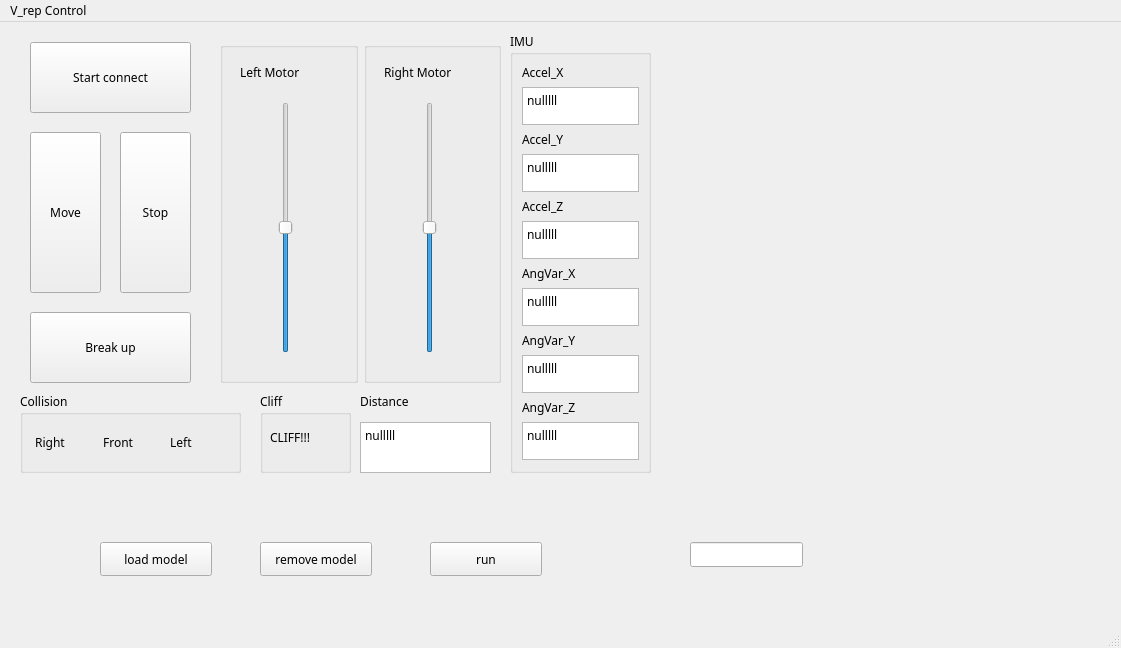
<?xml version="1.0" encoding="UTF-8"?>
<ui version="4.0">
 <class>MainWindow</class>
 <widget class="QMainWindow" name="MainWindow">
  <property name="geometry">
   <rect>
    <x>0</x>
    <y>0</y>
    <width>1121</width>
    <height>648</height>
   </rect>
  </property>
  <property name="font">
   <font>
    <family>3ds</family>
   </font>
  </property>
  <property name="windowTitle">
   <string>MainWindow</string>
  </property>
  <widget class="QWidget" name="centralwidget">
   <widget class="QPushButton" name="pushButtonconnect">
    <property name="geometry">
     <rect>
      <x>30</x>
      <y>20</y>
      <width>161</width>
      <height>71</height>
     </rect>
    </property>
    <property name="text">
     <string>Start connect</string>
    </property>
   </widget>
   <widget class="QPushButton" name="pushButtonbreak">
    <property name="geometry">
     <rect>
      <x>30</x>
      <y>290</y>
      <width>161</width>
      <height>71</height>
     </rect>
    </property>
    <property name="text">
     <string>Break up</string>
    </property>
   </widget>
   <widget class="QPushButton" name="pushButtonmove">
    <property name="geometry">
     <rect>
      <x>30</x>
      <y>110</y>
      <width>71</width>
      <height>161</height>
     </rect>
    </property>
    <property name="text">
     <string>Move</string>
    </property>
   </widget>
   <widget class="QPushButton" name="pushButtonstop">
    <property name="geometry">
     <rect>
      <x>120</x>
      <y>110</y>
      <width>71</width>
      <height>161</height>
     </rect>
    </property>
    <property name="text">
     <string>Stop</string>
    </property>
   </widget>
   <widget class="QWidget" name="layoutWidget">
    <property name="geometry">
     <rect>
      <x>220</x>
      <y>20</y>
      <width>281</width>
      <height>341</height>
     </rect>
    </property>
    <layout class="QHBoxLayout" name="horizontalLayout">
     <item>
      <widget class="QGroupBox" name="groupBoxLeft">
       <property name="enabled">
        <bool>true</bool>
       </property>
       <property name="title">
        <string/>
       </property>
       <widget class="QLabel" name="label">
        <property name="geometry">
         <rect>
          <x>20</x>
          <y>10</y>
          <width>91</width>
          <height>41</height>
         </rect>
        </property>
        <property name="text">
         <string>Left Motor</string>
        </property>
       </widget>
       <widget class="QSlider" name="verticalSliderLeftMotor">
        <property name="geometry">
         <rect>
          <x>40</x>
          <y>60</y>
          <width>51</width>
          <height>251</height>
         </rect>
        </property>
        <property name="minimum">
         <number>-10</number>
        </property>
        <property name="maximum">
         <number>10</number>
        </property>
        <property name="orientation">
         <enum>Qt::Vertical</enum>
        </property>
       </widget>
      </widget>
     </item>
     <item>
      <widget class="QGroupBox" name="groupBoxRight">
       <property name="enabled">
        <bool>true</bool>
       </property>
       <property name="title">
        <string/>
       </property>
       <widget class="QLabel" name="label_2">
        <property name="geometry">
         <rect>
          <x>20</x>
          <y>10</y>
          <width>101</width>
          <height>41</height>
         </rect>
        </property>
        <property name="text">
         <string>Right Motor</string>
        </property>
       </widget>
       <widget class="QSlider" name="verticalSliderRightMotor">
        <property name="geometry">
         <rect>
          <x>40</x>
          <y>60</y>
          <width>51</width>
          <height>251</height>
         </rect>
        </property>
        <property name="minimum">
         <number>-10</number>
        </property>
        <property name="maximum">
         <number>10</number>
        </property>
        <property name="orientation">
         <enum>Qt::Vertical</enum>
        </property>
       </widget>
      </widget>
     </item>
    </layout>
   </widget>
   <widget class="QGroupBox" name="groupBox">
    <property name="geometry">
     <rect>
      <x>20</x>
      <y>370</y>
      <width>221</width>
      <height>81</height>
     </rect>
    </property>
    <property name="title">
     <string>Collision</string>
    </property>
    <layout class="QHBoxLayout" name="horizontalLayout_2">
     <item>
      <widget class="QLabel" name="labelright">
       <property name="layoutDirection">
        <enum>Qt::LeftToRight</enum>
       </property>
       <property name="text">
        <string> Right</string>
       </property>
      </widget>
     </item>
     <item>
      <widget class="QLabel" name="labelfront">
       <property name="text">
        <string> Front</string>
       </property>
      </widget>
     </item>
     <item>
      <widget class="QLabel" name="labelleft">
       <property name="text">
        <string> Left</string>
       </property>
       <property name="textFormat">
        <enum>Qt::AutoText</enum>
       </property>
       <property name="wordWrap">
        <bool>false</bool>
       </property>
      </widget>
     </item>
    </layout>
   </widget>
   <widget class="QGroupBox" name="groupBox_2">
    <property name="geometry">
     <rect>
      <x>260</x>
      <y>370</y>
      <width>91</width>
      <height>81</height>
     </rect>
    </property>
    <property name="title">
     <string>Cliff</string>
    </property>
    <widget class="QLabel" name="labelcliff">
     <property name="geometry">
      <rect>
       <x>10</x>
       <y>30</y>
       <width>101</width>
       <height>31</height>
      </rect>
     </property>
     <property name="text">
      <string>CLIFF!!!</string>
     </property>
    </widget>
   </widget>
   <widget class="QTextBrowser" name="textBrowserdistance">
    <property name="geometry">
     <rect>
      <x>360</x>
      <y>400</y>
      <width>131</width>
      <height>51</height>
     </rect>
    </property>
    <property name="html">
     <string>&lt;!DOCTYPE HTML PUBLIC &quot;-//W3C//DTD HTML 4.0//EN&quot; &quot;http://www.w3.org/TR/REC-html40/strict.dtd&quot;&gt;
&lt;html&gt;&lt;head&gt;&lt;meta name=&quot;qrichtext&quot; content=&quot;1&quot; /&gt;&lt;style type=&quot;text/css&quot;&gt;
p, li { white-space: pre-wrap; }
&lt;/style&gt;&lt;/head&gt;&lt;body style=&quot; font-family:'3ds'; font-size:9pt; font-weight:400; font-style:normal;&quot;&gt;
&lt;p align=&quot;justify&quot; style=&quot; margin-top:0px; margin-bottom:0px; margin-left:0px; margin-right:0px; -qt-block-indent:0; text-indent:0px;&quot;&gt;&lt;span style=&quot; font-family:'SimSun';&quot;&gt;nulllll&lt;/span&gt;&lt;/p&gt;&lt;/body&gt;&lt;/html&gt;</string>
    </property>
   </widget>
   <widget class="QLabel" name="label_3">
    <property name="geometry">
     <rect>
      <x>360</x>
      <y>370</y>
      <width>81</width>
      <height>18</height>
     </rect>
    </property>
    <property name="text">
     <string>Distance</string>
    </property>
   </widget>
   <widget class="Mywidget" name="widgetpaint" native="true">
    <property name="geometry">
     <rect>
      <x>670</x>
      <y>20</y>
      <width>441</width>
      <height>431</height>
     </rect>
    </property>
   </widget>
   <widget class="QGroupBox" name="groupBox_3">
    <property name="geometry">
     <rect>
      <x>510</x>
      <y>10</y>
      <width>141</width>
      <height>441</height>
     </rect>
    </property>
    <property name="title">
     <string>IMU</string>
    </property>
    <layout class="QVBoxLayout" name="verticalLayout">
     <item>
      <widget class="QLabel" name="label_4">
       <property name="text">
        <string>Accel_X</string>
       </property>
       <property name="buddy">
        <cstring>textBrowserAccelX</cstring>
       </property>
      </widget>
     </item>
     <item>
      <widget class="QTextBrowser" name="textBrowserAccelX">
       <property name="html">
        <string>&lt;!DOCTYPE HTML PUBLIC &quot;-//W3C//DTD HTML 4.0//EN&quot; &quot;http://www.w3.org/TR/REC-html40/strict.dtd&quot;&gt;
&lt;html&gt;&lt;head&gt;&lt;meta name=&quot;qrichtext&quot; content=&quot;1&quot; /&gt;&lt;style type=&quot;text/css&quot;&gt;
p, li { white-space: pre-wrap; }
&lt;/style&gt;&lt;/head&gt;&lt;body style=&quot; font-family:'3ds'; font-size:9pt; font-weight:400; font-style:normal;&quot;&gt;
&lt;p align=&quot;justify&quot; style=&quot; margin-top:0px; margin-bottom:0px; margin-left:0px; margin-right:0px; -qt-block-indent:0; text-indent:0px;&quot;&gt;&lt;span style=&quot; font-family:'SimSun';&quot;&gt;nulllll&lt;/span&gt;&lt;/p&gt;&lt;/body&gt;&lt;/html&gt;</string>
       </property>
      </widget>
     </item>
     <item>
      <widget class="QLabel" name="label_5">
       <property name="text">
        <string>Accel_Y</string>
       </property>
       <property name="buddy">
        <cstring>textBrowserAccelY</cstring>
       </property>
      </widget>
     </item>
     <item>
      <widget class="QTextBrowser" name="textBrowserAccelY">
       <property name="html">
        <string>&lt;!DOCTYPE HTML PUBLIC &quot;-//W3C//DTD HTML 4.0//EN&quot; &quot;http://www.w3.org/TR/REC-html40/strict.dtd&quot;&gt;
&lt;html&gt;&lt;head&gt;&lt;meta name=&quot;qrichtext&quot; content=&quot;1&quot; /&gt;&lt;style type=&quot;text/css&quot;&gt;
p, li { white-space: pre-wrap; }
&lt;/style&gt;&lt;/head&gt;&lt;body style=&quot; font-family:'3ds'; font-size:9pt; font-weight:400; font-style:normal;&quot;&gt;
&lt;p align=&quot;justify&quot; style=&quot; margin-top:0px; margin-bottom:0px; margin-left:0px; margin-right:0px; -qt-block-indent:0; text-indent:0px;&quot;&gt;&lt;span style=&quot; font-family:'SimSun';&quot;&gt;nulllll&lt;/span&gt;&lt;/p&gt;&lt;/body&gt;&lt;/html&gt;</string>
       </property>
      </widget>
     </item>
     <item>
      <widget class="QLabel" name="label_6">
       <property name="text">
        <string>Accel_Z</string>
       </property>
       <property name="buddy">
        <cstring>textBrowserAngVarX</cstring>
       </property>
      </widget>
     </item>
     <item>
      <widget class="QTextBrowser" name="textBrowserAccelZ">
       <property name="html">
        <string>&lt;!DOCTYPE HTML PUBLIC &quot;-//W3C//DTD HTML 4.0//EN&quot; &quot;http://www.w3.org/TR/REC-html40/strict.dtd&quot;&gt;
&lt;html&gt;&lt;head&gt;&lt;meta name=&quot;qrichtext&quot; content=&quot;1&quot; /&gt;&lt;style type=&quot;text/css&quot;&gt;
p, li { white-space: pre-wrap; }
&lt;/style&gt;&lt;/head&gt;&lt;body style=&quot; font-family:'3ds'; font-size:9pt; font-weight:400; font-style:normal;&quot;&gt;
&lt;p align=&quot;justify&quot; style=&quot; margin-top:0px; margin-bottom:0px; margin-left:0px; margin-right:0px; -qt-block-indent:0; text-indent:0px;&quot;&gt;&lt;span style=&quot; font-family:'SimSun';&quot;&gt;nulllll&lt;/span&gt;&lt;/p&gt;&lt;/body&gt;&lt;/html&gt;</string>
       </property>
      </widget>
     </item>
     <item>
      <widget class="QLabel" name="label_7">
       <property name="text">
        <string>AngVar_X</string>
       </property>
       <property name="buddy">
        <cstring>textBrowserAccelX</cstring>
       </property>
      </widget>
     </item>
     <item>
      <widget class="QTextBrowser" name="textBrowserAngVarX">
       <property name="html">
        <string>&lt;!DOCTYPE HTML PUBLIC &quot;-//W3C//DTD HTML 4.0//EN&quot; &quot;http://www.w3.org/TR/REC-html40/strict.dtd&quot;&gt;
&lt;html&gt;&lt;head&gt;&lt;meta name=&quot;qrichtext&quot; content=&quot;1&quot; /&gt;&lt;style type=&quot;text/css&quot;&gt;
p, li { white-space: pre-wrap; }
&lt;/style&gt;&lt;/head&gt;&lt;body style=&quot; font-family:'3ds'; font-size:9pt; font-weight:400; font-style:normal;&quot;&gt;
&lt;p align=&quot;justify&quot; style=&quot; margin-top:0px; margin-bottom:0px; margin-left:0px; margin-right:0px; -qt-block-indent:0; text-indent:0px;&quot;&gt;&lt;span style=&quot; font-family:'SimSun';&quot;&gt;nulllll&lt;/span&gt;&lt;/p&gt;&lt;/body&gt;&lt;/html&gt;</string>
       </property>
      </widget>
     </item>
     <item>
      <widget class="QLabel" name="label_8">
       <property name="text">
        <string>AngVar_Y</string>
       </property>
       <property name="buddy">
        <cstring>textBrowserAccelX</cstring>
       </property>
      </widget>
     </item>
     <item>
      <widget class="QTextBrowser" name="textBrowserAngVarY">
       <property name="html">
        <string>&lt;!DOCTYPE HTML PUBLIC &quot;-//W3C//DTD HTML 4.0//EN&quot; &quot;http://www.w3.org/TR/REC-html40/strict.dtd&quot;&gt;
&lt;html&gt;&lt;head&gt;&lt;meta name=&quot;qrichtext&quot; content=&quot;1&quot; /&gt;&lt;style type=&quot;text/css&quot;&gt;
p, li { white-space: pre-wrap; }
&lt;/style&gt;&lt;/head&gt;&lt;body style=&quot; font-family:'3ds'; font-size:9pt; font-weight:400; font-style:normal;&quot;&gt;
&lt;p align=&quot;justify&quot; style=&quot; margin-top:0px; margin-bottom:0px; margin-left:0px; margin-right:0px; -qt-block-indent:0; text-indent:0px;&quot;&gt;&lt;span style=&quot; font-family:'SimSun';&quot;&gt;nulllll&lt;/span&gt;&lt;/p&gt;&lt;/body&gt;&lt;/html&gt;</string>
       </property>
      </widget>
     </item>
     <item>
      <widget class="QLabel" name="label_9">
       <property name="text">
        <string>AngVar_Z</string>
       </property>
       <property name="buddy">
        <cstring>textBrowserAccelX</cstring>
       </property>
      </widget>
     </item>
     <item>
      <widget class="QTextBrowser" name="textBrowserAngVarZ">
       <property name="html">
        <string>&lt;!DOCTYPE HTML PUBLIC &quot;-//W3C//DTD HTML 4.0//EN&quot; &quot;http://www.w3.org/TR/REC-html40/strict.dtd&quot;&gt;
&lt;html&gt;&lt;head&gt;&lt;meta name=&quot;qrichtext&quot; content=&quot;1&quot; /&gt;&lt;style type=&quot;text/css&quot;&gt;
p, li { white-space: pre-wrap; }
&lt;/style&gt;&lt;/head&gt;&lt;body style=&quot; font-family:'3ds'; font-size:9pt; font-weight:400; font-style:normal;&quot;&gt;
&lt;p align=&quot;justify&quot; style=&quot; margin-top:0px; margin-bottom:0px; margin-left:0px; margin-right:0px; -qt-block-indent:0; text-indent:0px;&quot;&gt;&lt;span style=&quot; font-family:'SimSun';&quot;&gt;nulllll&lt;/span&gt;&lt;/p&gt;&lt;/body&gt;&lt;/html&gt;</string>
       </property>
      </widget>
     </item>
    </layout>
   </widget>
   <widget class="QPushButton" name="pushButtonload">
    <property name="geometry">
     <rect>
      <x>100</x>
      <y>520</y>
      <width>112</width>
      <height>34</height>
     </rect>
    </property>
    <property name="text">
     <string>load model</string>
    </property>
   </widget>
   <widget class="QPushButton" name="pushButtonremove">
    <property name="geometry">
     <rect>
      <x>260</x>
      <y>520</y>
      <width>112</width>
      <height>34</height>
     </rect>
    </property>
    <property name="text">
     <string>remove model</string>
    </property>
   </widget>
   <widget class="QPushButton" name="pushButtonrun">
    <property name="geometry">
     <rect>
      <x>430</x>
      <y>520</y>
      <width>112</width>
      <height>34</height>
     </rect>
    </property>
    <property name="text">
     <string>run</string>
    </property>
   </widget>
   <widget class="QLineEdit" name="lineEdit">
    <property name="geometry">
     <rect>
      <x>690</x>
      <y>520</y>
      <width>113</width>
      <height>25</height>
     </rect>
    </property>
   </widget>
  </widget>
  <widget class="QMenuBar" name="menubar">
   <property name="geometry">
    <rect>
     <x>0</x>
     <y>0</y>
     <width>1121</width>
     <height>27</height>
    </rect>
   </property>
   <widget class="QMenu" name="menuV_rep_Control">
    <property name="title">
     <string>V_rep Control</string>
    </property>
   </widget>
   <addaction name="menuV_rep_Control"/>
  </widget>
  <widget class="QStatusBar" name="statusbar"/>
 </widget>
 <customwidgets>
  <customwidget>
   <class>Mywidget</class>
   <extends>QWidget</extends>
   <header>mywidget.h</header>
   <container>1</container>
  </customwidget>
 </customwidgets>
 <resources/>
 <connections/>
</ui>
